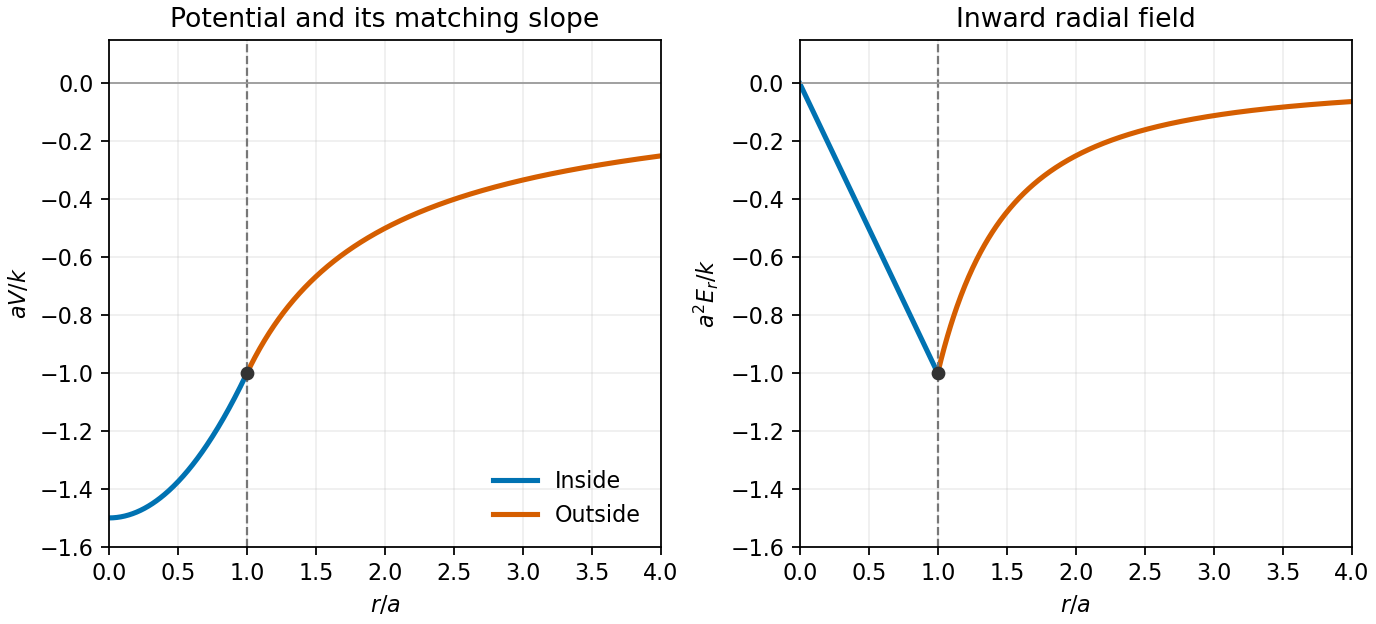

Python code for this plot:
"""Original matched radial potential. Python 3.14; matplotlib 3.10.7, numpy 2.3.5.

Write the white PNG to cwd, normally the mirrored _media paper directory.
"""
from pathlib import Path
import matplotlib
matplotlib.use('Agg')
import matplotlib.pyplot as plt
import numpy as np

r=np.linspace(0,4,700)
inside=r<1
potential=np.empty_like(r);potential[inside]=(r[inside]**2-3)/2;potential[~inside]=-1/r[~inside]
field=np.empty_like(r);field[inside]=-r[inside];field[~inside]=-1/r[~inside]**2
fig,axs=plt.subplots(1,2,figsize=(8.6,3.9),layout='constrained',facecolor='white')
for ax,vals,title,ylabel in zip(axs,[potential,field],['Potential and its matching slope','Inward radial field'],[r'$aV/k$',r'$a^2E_r/k$']):
    ax.plot(r[inside],vals[inside],color='#0072b2',lw=2.3,label='Inside')
    ax.plot(r[~inside],vals[~inside],color='#d55e00',lw=2.3,label='Outside')
    ax.axvline(1,color='#777777',ls='--',lw=1)
    ax.axhline(0,color='#999999',lw=.8)
    ax.scatter([1],[-1],s=27,color='#333333',zorder=4)
    ax.set(xlabel='$r/a$',ylabel=ylabel,title=title,xlim=(0,4),ylim=(-1.6,.15))
    ax.grid(alpha=.2)
axs[0].legend(frameon=False,loc='lower right')
fig.savefig(Path(__file__).with_suffix('.png').name,dpi=160,facecolor='white')
